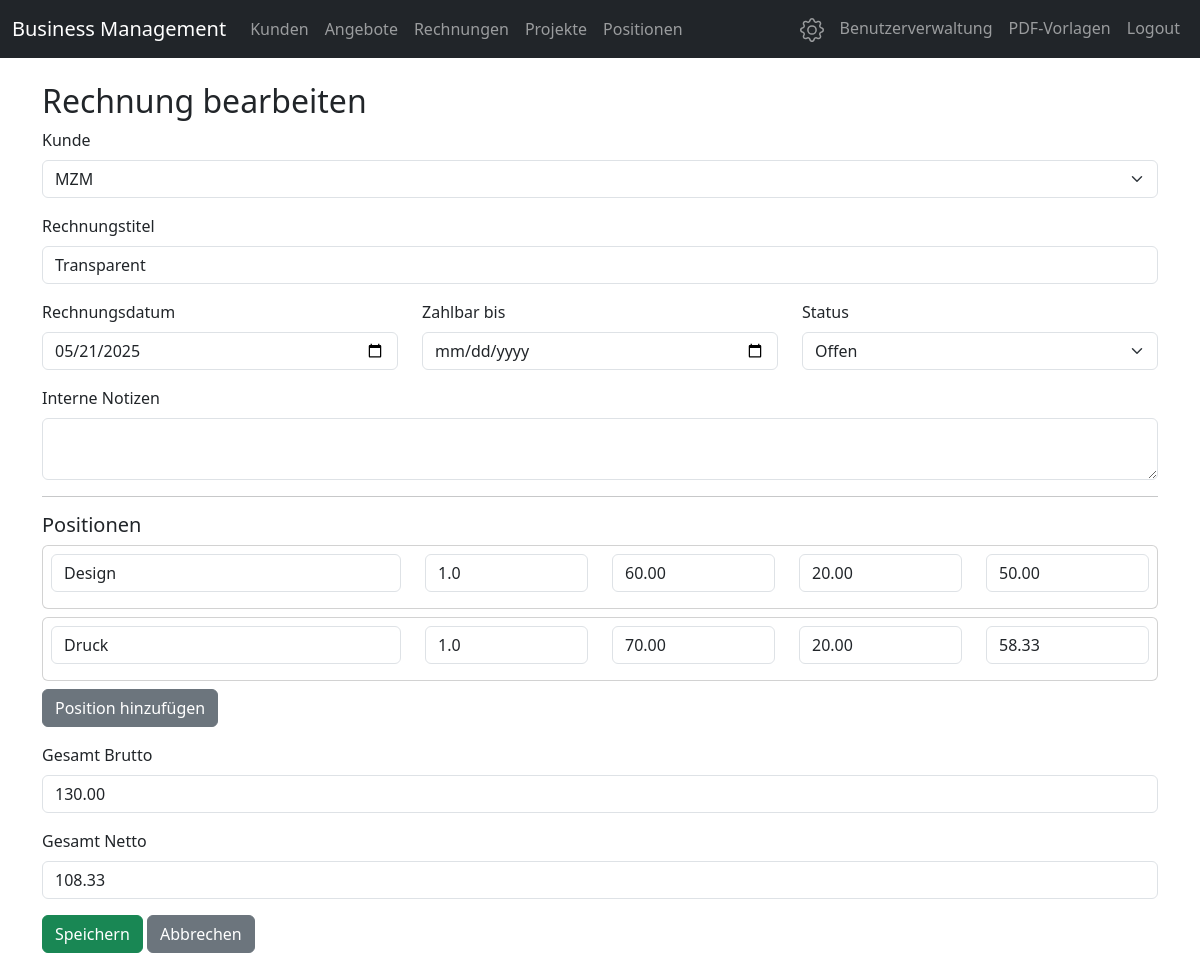
Screenshot of /invoices/1/edit (signed in) with the database file from the repository.
### app.py (models this page shows)
class Invoice(db.Model):
    id = db.Column(db.Integer, primary_key=True)
    invoice_number = db.Column(db.String(32), unique=True, nullable=False)
    title = db.Column(db.String(128), nullable=False)
    customer_id = db.Column(db.Integer, db.ForeignKey('customer.id'), nullable=False)
    total_gross = db.Column(db.Float, nullable=False)
    total_net = db.Column(db.Float, nullable=False)
    date = db.Column(db.Date, nullable=False)
    due_date = db.Column(db.Date)
    status = db.Column(db.String(32), default='offen')
    notes = db.Column(db.Text)
    positions = db.relationship('InvoicePosition', backref='invoice', lazy=True, cascade="all, delete-orphan")

class Customer(db.Model):
    id = db.Column(db.Integer, primary_key=True)
    customer_type = db.Column(db.String(16), nullable=False, default='firma')  # 'firma' oder 'privat'
    name = db.Column(db.String(128))  # Firmenname
    contact_person = db.Column(db.String(128))
    contact_phone = db.Column(db.String(32))
    contact_email = db.Column(db.String(128))
    first_name = db.Column(db.String(64))
    last_name = db.Column(db.String(64))
    email = db.Column(db.String(128))
    phone = db.Column(db.String(32))
    street = db.Column(db.String(128))
    house_number = db.Column(db.String(16))
    postal_code = db.Column(db.String(16))
    city = db.Column(db.String(64))
    country = db.Column(db.String(64))
    notes = db.Column(db.Text)
    offers = db.relationship('Offer', backref='customer', lazy=True)
    invoices = db.relationship('Invoice', backref='customer', lazy=True)

class InvoicePosition(db.Model):
    id = db.Column(db.Integer, primary_key=True)
    invoice_id = db.Column(db.Integer, db.ForeignKey('invoice.id'), nullable=False)
    name = db.Column(db.String(128), nullable=False)
    quantity = db.Column(db.Float, nullable=False)
    gross = db.Column(db.Float, nullable=False)
    vat = db.Column(db.Float, nullable=False, default=20.0)
    net = db.Column(db.Float, nullable=False)

### app.py (the view, shortened to what this page needs)
@app.route('/invoices/<int:invoice_id>/edit', methods=['GET', 'POST'])
def edit_invoice(invoice_id):
    from models import CatalogPosition
    catalog_positions = CatalogPosition.query.all()
    invoice = Invoice.query.get_or_404(invoice_id)
    customers = Customer.query.all()
    today = invoice.date.isoformat() if invoice.date else date.today().isoformat()
    catalog_positions_dicts = [
        {
            'id': pos.id,
            'name': pos.name,
            'description': pos.description,
            'unit': pos.unit,
            'price': pos.price,
            'vat': pos.vat
        } for pos in catalog_positions
    ]
    return render_template('invoice_form.html', invoice=invoice, customers=customers, today=today, catalog_positions=catalog_positions_dicts)

### app.py (called while the page is built)
def login_required(f):
    @wraps(f)
    def decorated_function(*args, **kwargs):
        user_id = session.get('user_id')
        token_expiry = session.get('token_expiry')
        if not user_id or not token_expiry:
            return redirect(url_for('login'))
        if datetime.utcnow() > datetime.fromisoformat(token_expiry):
            session.clear()
            flash('Session abgelaufen. Bitte erneut anmelden.', 'warning')
            return redirect(url_for('login'))
        g.user = User.query.get(user_id)
        return f(*args, **kwargs)
    return decorated_function

### templates/invoice_form.html (shortened to what this page needs)
{% extends 'base.html' %}
{% block content %}
<h2>{% if invoice %}Rechnung bearbeiten{% else %}Rechnung erstellen{% endif %}</h2>
<form method="post">
    <div class="mb-3">
        <label for="customer_id" class="form-label">Kunde</label>
        <select class="form-select" id="customer_id" name="customer_id" required>
            {% for customer in customers %}
                <option value="{{ customer.id }}" {% if invoice and invoice.customer_id == customer.id %}selected{% endif %}>
                    {% if customer.customer_type == 'firma' %}{{ customer.name }}{% else %}{{ customer.first_name }} {{ customer.last_name }}{% endif %}
                </option>
            {% endfor %}
        </select>
    </div>
    <div class="mb-3">
        <label for="title" class="form-label">Rechnungstitel</label>
        <input type="text" class="form-control" id="title" name="title" required value="{{ invoice.title if invoice else '' }}">
    </div>
    <div class="row">
        <div class="col-md-4 mb-3">
            <label for="date" class="form-label">Rechnungsdatum</label>
            <input type="date" class="form-control" id="date" name="date" required value="{{ today }}">
        </div>
        <div class="col-md-4 mb-3">
            <label for="due_date" class="form-label">Zahlbar bis</label>
            <input type="date" class="form-control" id="due_date" name="due_date" value="{{ invoice.due_date.isoformat() if invoice and invoice.due_date else '' }}">
        </div>
        <div class="col-md-4 mb-3">
            <label for="status" class="form-label">Status</label>
            <select class="form-select" id="status" name="status">
                <option value="offen" {% if invoice and invoice.status == 'offen' %}selected{% endif %}>Offen</option>
            </select>
        </div>
    </div>
    <div class="mb-3">
        <label for="notes" class="form-label">Interne Notizen</label>
        <textarea class="form-control" id="notes" name="notes">{{ invoice.notes if invoice else '' }}</textarea>
    </div>
    <hr>
    <h5>Positionen</h5>
    <div id="positions">
        {% if invoice and invoice.positions %}
            {% for pos in invoice.positions %}
            <div class="card mb-2 p-2 position-row">
                <div class="row">
                    <div class="col-md-4 mb-2">
                        <input type="text" class="form-control" name="positions[{{ loop.index0 }}][name]" placeholder="Positionsname" required value="{{ pos.name }}">
                    </div>
                    <div class="col-md-2 mb-2">
                        <input type="number" class="form-control" name="positions[{{ loop.index0 }}][quantity]" placeholder="Menge" value="{{ pos.quantity }}" min="1" step="1" required oninput="updateTotals()">
                    </div>
                    <div class="col-md-2 mb-2">
                        <input type="number" class="form-control gross-input" name="positions[{{ loop.index0 }}][gross]" placeholder="Brutto" step="0.01" required value="{{ '%.2f'|format(pos.gross) }}" oninput="updateTotals()">
                    </div>
                    <div class="col-md-2 mb-2">
                        <input type="number" class="form-control vat-input" name="positions[{{ loop.index0 }}][vat]" placeholder="MwSt" value="{{ '%.2f'|format(pos.vat) }}" step="0.01" required oninput="updateTotals()">
                    </div>
                    <div class="col-md-2 mb-2">
                        <input type="number" class="form-control net-input" name="positions[{{ loop.index0 }}][net]" placeholder="Netto" step="0.01" readonly value="{{ '%.2f'|format(pos.net) }}">
                    </div>
                </div>
            </div>
            {% endfor %}
        {% endif %}
    </div>
    <button type="button" class="btn btn-secondary mb-3" onclick="addPositionFromCatalog()">Position hinzufügen</button>
    <div class="mb-3">
        <label for="total_gross" class="form-label">Gesamt Brutto</label>
        <input type="number" step="0.01" class="form-control" id="total_gross" name="total_gross" readonly value="{{ '%.2f'|format(invoice.total_gross) if invoice else '' }}">
    </div>
    <div class="mb-3">
        <label for="total_net" class="form-label">Gesamt Netto</label>
        <input type="number" step="0.01" class="form-control" id="total_net" name="total_net" readonly value="{{ '%.2f'|format(invoice.total_net) if invoice else '' }}">
    </div>
    <button type="submit" class="btn btn-success">Speichern</button>
    <a href="/invoices" class="btn btn-secondary">Abbrechen</a>
</form>
{% endblock %}

### rows the page displays
Invoice: customer_id "MZM", title "Transparent", status "Offen", total_gross "130.00", total_net "108.33"
InvoicePosition: name "Design", quantity "1.0", gross "60.00", vat "20.00", net "50.00"
InvoicePosition: name "Druck", quantity "1.0", gross "70.00", vat "20.00", net "58.33"
